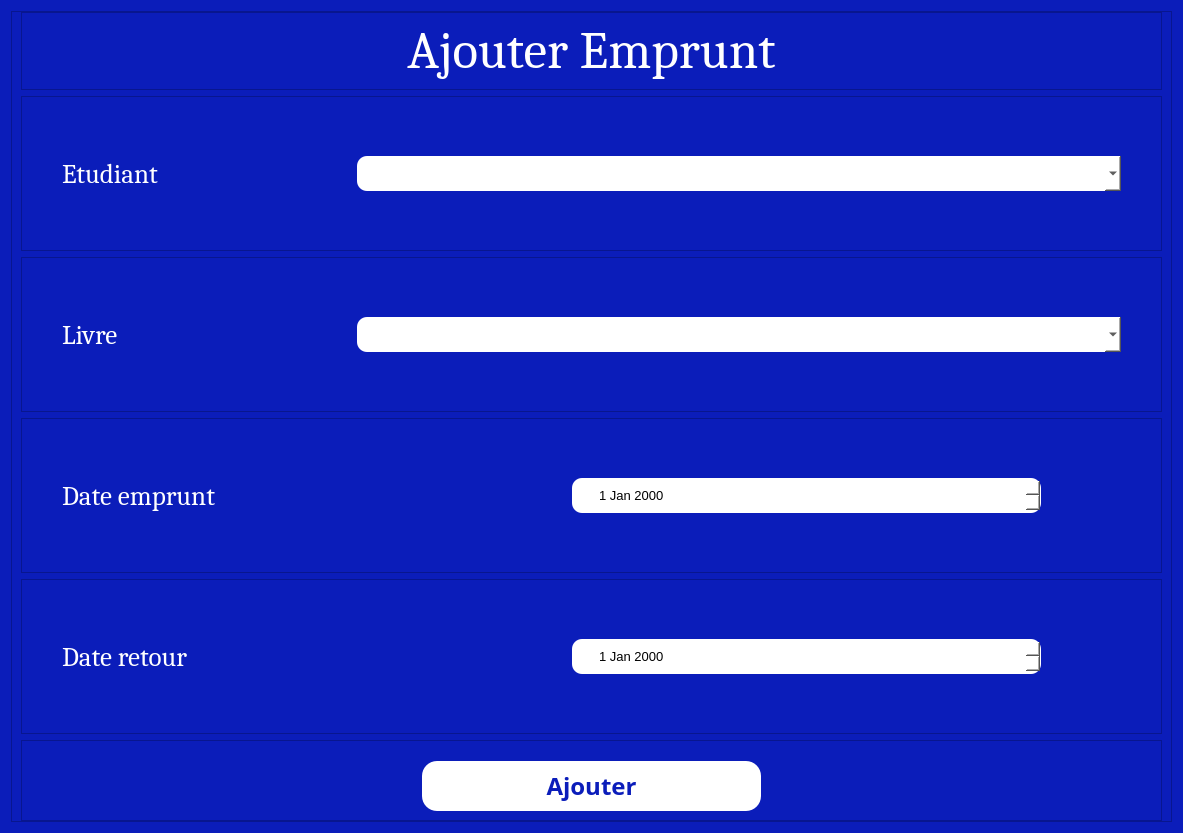
<?xml version="1.0" encoding="UTF-8"?>
<ui version="4.0">
 <class>Dialog</class>
 <widget class="QDialog" name="Dialog">
  <property name="geometry">
   <rect>
    <x>0</x>
    <y>0</y>
    <width>1183</width>
    <height>833</height>
   </rect>
  </property>
  <property name="windowTitle">
   <string>Dialog</string>
  </property>
  <property name="styleSheet">
   <string notr="true">background-color:#0b1dba;
color:white;
</string>
  </property>
  <layout class="QVBoxLayout" name="verticalLayout">
   <item>
    <widget class="QFrame" name="frame">
     <property name="styleSheet">
      <string notr="true"/>
     </property>
     <property name="frameShape">
      <enum>QFrame::StyledPanel</enum>
     </property>
     <property name="frameShadow">
      <enum>QFrame::Raised</enum>
     </property>
     <layout class="QVBoxLayout" name="verticalLayout_2" stretch="1,2,2,2,2,1">
      <property name="topMargin">
       <number>0</number>
      </property>
      <property name="bottomMargin">
       <number>0</number>
      </property>
      <item>
       <widget class="QFrame" name="frame_6">
        <property name="font">
         <font>
          <family>Cambria</family>
          <pointsize>40</pointsize>
          <weight>9</weight>
          <italic>false</italic>
          <bold>false</bold>
         </font>
        </property>
        <property name="styleSheet">
         <string notr="true">font: 75 40pt &quot;Cambria&quot;;</string>
        </property>
        <property name="frameShape">
         <enum>QFrame::StyledPanel</enum>
        </property>
        <property name="frameShadow">
         <enum>QFrame::Raised</enum>
        </property>
        <layout class="QHBoxLayout" name="horizontalLayout">
         <property name="topMargin">
          <number>5</number>
         </property>
         <property name="bottomMargin">
          <number>5</number>
         </property>
         <item>
          <widget class="QLabel" name="label">
           <property name="font">
            <font>
             <family>Cambria</family>
             <pointsize>40</pointsize>
             <weight>9</weight>
             <italic>false</italic>
             <bold>false</bold>
            </font>
           </property>
           <property name="text">
            <string>Ajouter Emprunt</string>
           </property>
           <property name="alignment">
            <set>Qt::AlignCenter</set>
           </property>
          </widget>
         </item>
        </layout>
       </widget>
      </item>
      <item>
       <widget class="QFrame" name="frame_4">
        <property name="frameShape">
         <enum>QFrame::StyledPanel</enum>
        </property>
        <property name="frameShadow">
         <enum>QFrame::Raised</enum>
        </property>
        <layout class="QHBoxLayout" name="horizontalLayout_2" stretch="1,3">
         <property name="spacing">
          <number>40</number>
         </property>
         <property name="leftMargin">
          <number>40</number>
         </property>
         <property name="topMargin">
          <number>20</number>
         </property>
         <property name="rightMargin">
          <number>40</number>
         </property>
         <property name="bottomMargin">
          <number>20</number>
         </property>
         <item>
          <widget class="QLabel" name="label_2">
           <property name="font">
            <font>
             <family>Cambria</family>
             <pointsize>20</pointsize>
             <weight>9</weight>
             <italic>false</italic>
             <bold>false</bold>
            </font>
           </property>
           <property name="styleSheet">
            <string notr="true">font: 75 20pt &quot;Cambria&quot;;</string>
           </property>
           <property name="text">
            <string>Etudiant</string>
           </property>
          </widget>
         </item>
         <item>
          <widget class="QComboBox" name="comboBox_etudiant">
           <property name="font">
            <font>
             <pointsize>10</pointsize>
            </font>
           </property>
           <property name="cursor">
            <cursorShape>PointingHandCursor</cursorShape>
           </property>
           <property name="styleSheet">
            <string notr="true">height:35px;
border-radius:10px;
padding-left:25px;
background-color:white;
color:black;
</string>
           </property>
          </widget>
         </item>
        </layout>
       </widget>
      </item>
      <item>
       <widget class="QFrame" name="frame_8">
        <property name="frameShape">
         <enum>QFrame::StyledPanel</enum>
        </property>
        <property name="frameShadow">
         <enum>QFrame::Raised</enum>
        </property>
        <layout class="QHBoxLayout" name="horizontalLayout_7" stretch="1,3">
         <property name="spacing">
          <number>40</number>
         </property>
         <property name="leftMargin">
          <number>40</number>
         </property>
         <property name="topMargin">
          <number>5</number>
         </property>
         <property name="rightMargin">
          <number>40</number>
         </property>
         <property name="bottomMargin">
          <number>5</number>
         </property>
         <item>
          <widget class="QLabel" name="label_6">
           <property name="font">
            <font>
             <family>Cambria</family>
             <pointsize>20</pointsize>
             <weight>9</weight>
             <italic>false</italic>
             <bold>false</bold>
            </font>
           </property>
           <property name="styleSheet">
            <string notr="true">font: 75 20pt &quot;Cambria&quot;;</string>
           </property>
           <property name="text">
            <string>Livre</string>
           </property>
          </widget>
         </item>
         <item>
          <widget class="QComboBox" name="comboBox_livre">
           <property name="font">
            <font>
             <pointsize>10</pointsize>
            </font>
           </property>
           <property name="cursor">
            <cursorShape>PointingHandCursor</cursorShape>
           </property>
           <property name="styleSheet">
            <string notr="true">height:35px;
border-radius:10px;
padding-left:25px;
background-color:white;
color:black;
</string>
           </property>
          </widget>
         </item>
        </layout>
       </widget>
      </item>
      <item>
       <widget class="QFrame" name="frame_9">
        <property name="frameShape">
         <enum>QFrame::StyledPanel</enum>
        </property>
        <property name="frameShadow">
         <enum>QFrame::Raised</enum>
        </property>
        <layout class="QHBoxLayout" name="horizontalLayout_8" stretch="3,3">
         <property name="spacing">
          <number>40</number>
         </property>
         <property name="leftMargin">
          <number>40</number>
         </property>
         <property name="topMargin">
          <number>20</number>
         </property>
         <property name="rightMargin">
          <number>120</number>
         </property>
         <property name="bottomMargin">
          <number>20</number>
         </property>
         <item>
          <widget class="QLabel" name="label_7">
           <property name="font">
            <font>
             <family>Cambria</family>
             <pointsize>20</pointsize>
             <weight>9</weight>
             <italic>false</italic>
             <bold>false</bold>
            </font>
           </property>
           <property name="styleSheet">
            <string notr="true">font: 75 20pt &quot;Cambria&quot;;</string>
           </property>
           <property name="text">
            <string>Date emprunt</string>
           </property>
           <property name="alignment">
            <set>Qt::AlignLeading|Qt::AlignLeft|Qt::AlignVCenter</set>
           </property>
          </widget>
         </item>
         <item>
          <widget class="QDateEdit" name="dateEdit">
           <property name="font">
            <font>
             <pointsize>10</pointsize>
            </font>
           </property>
           <property name="cursor">
            <cursorShape>PointingHandCursor</cursorShape>
           </property>
           <property name="styleSheet">
            <string notr="true">height:35px;
border-radius:10px;
padding-left:25px;
background-color:white;
color:black;
</string>
           </property>
          </widget>
         </item>
        </layout>
       </widget>
      </item>
      <item>
       <widget class="QFrame" name="frame_11">
        <property name="frameShape">
         <enum>QFrame::StyledPanel</enum>
        </property>
        <property name="frameShadow">
         <enum>QFrame::Raised</enum>
        </property>
        <layout class="QHBoxLayout" name="horizontalLayout_10" stretch="2,2">
         <property name="spacing">
          <number>40</number>
         </property>
         <property name="leftMargin">
          <number>40</number>
         </property>
         <property name="topMargin">
          <number>5</number>
         </property>
         <property name="rightMargin">
          <number>120</number>
         </property>
         <property name="bottomMargin">
          <number>5</number>
         </property>
         <item>
          <widget class="QLabel" name="label_9">
           <property name="font">
            <font>
             <family>Cambria</family>
             <pointsize>20</pointsize>
             <weight>9</weight>
             <italic>false</italic>
             <bold>false</bold>
            </font>
           </property>
           <property name="styleSheet">
            <string notr="true">font: 75 20pt &quot;Cambria&quot;;</string>
           </property>
           <property name="text">
            <string>Date retour</string>
           </property>
           <property name="alignment">
            <set>Qt::AlignLeading|Qt::AlignLeft|Qt::AlignVCenter</set>
           </property>
          </widget>
         </item>
         <item>
          <widget class="QDateEdit" name="dateEdit_2">
           <property name="font">
            <font>
             <pointsize>10</pointsize>
            </font>
           </property>
           <property name="cursor">
            <cursorShape>PointingHandCursor</cursorShape>
           </property>
           <property name="styleSheet">
            <string notr="true">height:35px;
border-radius:10px;
padding-left:25px;
background-color:white;
color:black;
</string>
           </property>
          </widget>
         </item>
        </layout>
       </widget>
      </item>
      <item>
       <widget class="QFrame" name="frame_2">
        <property name="frameShape">
         <enum>QFrame::StyledPanel</enum>
        </property>
        <property name="frameShadow">
         <enum>QFrame::Raised</enum>
        </property>
        <layout class="QHBoxLayout" name="horizontalLayout_5" stretch="0">
         <property name="leftMargin">
          <number>400</number>
         </property>
         <property name="topMargin">
          <number>20</number>
         </property>
         <property name="rightMargin">
          <number>400</number>
         </property>
         <item>
          <widget class="QPushButton" name="Ajouter">
           <property name="font">
            <font>
             <family>Perpetua</family>
             <pointsize>18</pointsize>
             <weight>75</weight>
             <bold>true</bold>
            </font>
           </property>
           <property name="cursor">
            <cursorShape>PointingHandCursor</cursorShape>
           </property>
           <property name="styleSheet">
            <string notr="true">background-color:white;
color:#0b1dba;
border-radius:15px;
height:50
</string>
           </property>
           <property name="text">
            <string>Ajouter</string>
           </property>
          </widget>
         </item>
        </layout>
       </widget>
      </item>
     </layout>
    </widget>
   </item>
  </layout>
 </widget>
 <resources/>
 <connections/>
</ui>
